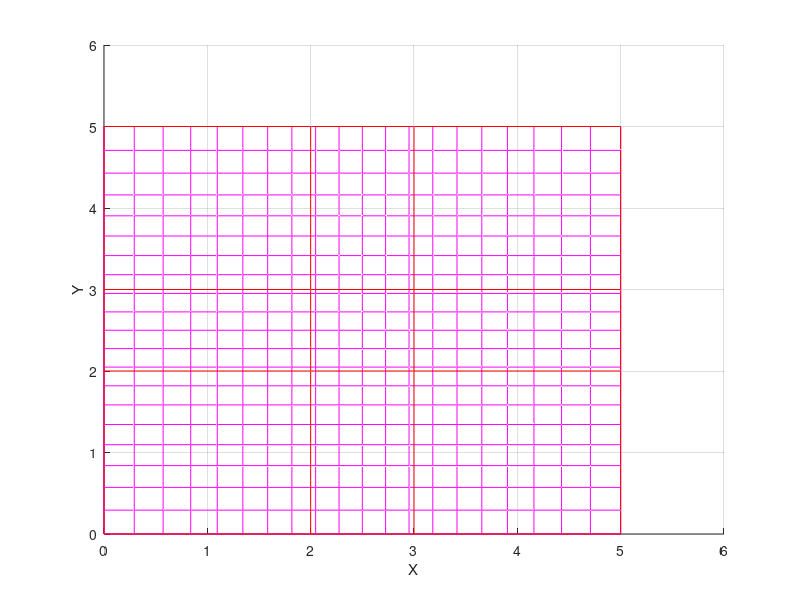

Write MATLAB code to recreate this figure. (Note: this script raises an error after producing the figure.)
%bezier surface
B11 = [0 0 0]; B12 = [2 0 2]; B13 = [3 0 2]; B14 = [5 0 0];
B21 = [0 2 1]; B22 = [2 2 3]; B23 = [3 2 3]; B24 = [5 2 1];
B31 = [0 3 1]; B32 = [2 3 3]; B33 = [3 3 3]; B34 = [5 3 1];
B41 = [0 5 0]; B42 = [2 5 2]; B43 = [3 5 2]; B44 = [5 5 0];

x_vert = [ B11(1,1) B12(1,1) B13(1,1) B14(1,1);
           B21(1,1) B22(1,1) B23(1,1) B24(1,1);
           B31(1,1) B32(1,1) B33(1,1) B34(1,1);
           B41(1,1) B42(1,1) B43(1,1) B44(1,1)];
       
y_vert = [ B11(1,2) B12(1,2) B13(1,2) B14(1,2);
           B21(1,2) B22(1,2) B23(1,2) B24(1,2);
           B31(1,2) B32(1,2) B33(1,2) B34(1,2);
           B41(1,2) B42(1,2) B43(1,2) B44(1,2)];   
       
z_vert = [ B11(1,3) B12(1,3) B13(1,3) B14(1,3);
           B21(1,3) B22(1,3) B23(1,3) B24(1,3);
           B31(1,3) B32(1,3) B33(1,3) B34(1,3);
           B41(1,3) B42(1,3) B43(1,3) B44(1,3)];  
       
       Mat = [-1 3 -3 1;3 -6 3 0;-3 3 0 0;1 0 0 0];
       
       k = 0:0.05:1;
       for i = 1:21
           K(i,1) = k(i)^3;
           K(i,2) = k(i)^2;
           K(i,3)=  k(i);
           K(i,4) = 1;
       end
       
        t = 0:0.05:1;
       for i = 1:21
           T(i,1) = t(i)^3;
           T(i,2) = t(i)^2;
           T(i,3)= t(i);
           T(i,4) = 1;
       end
       
       for i = 1:21
           for j=1:21
               Surf_X(i,j) = K(i,:)*Mat*x_vert*Mat'*T(j,:)';
               Surf_Y(i,j) = K(i,:)*Mat*y_vert*Mat'*T(j,:)';
               Surf_Z(i,j) = K(i,:)*Mat*z_vert*Mat'*T(j,:)';
           end
       end
       
       figure(1);
       axis([0,6,0,6,0,6]);
       xlabel('X');
       ylabel('Y');
       zlabel('Z');
       grid on;
       hold on
       
       for i=1:21
       plot3(Surf_X(:,i),Surf_Y(:,i),Surf_Z(:,i),'m');
       plot3(Surf_X(i,:),Surf_Y(i,:),Surf_Z(i,:),'m');
       end
       
       for i=1:100
       plot3(x_vert(i,:),y_vert(i,:),z_vert(i,:),'r');
       plot3(x_vert(:,i),y_vert(:,i),z_vert(:,i),'r');
   
       end
       
       